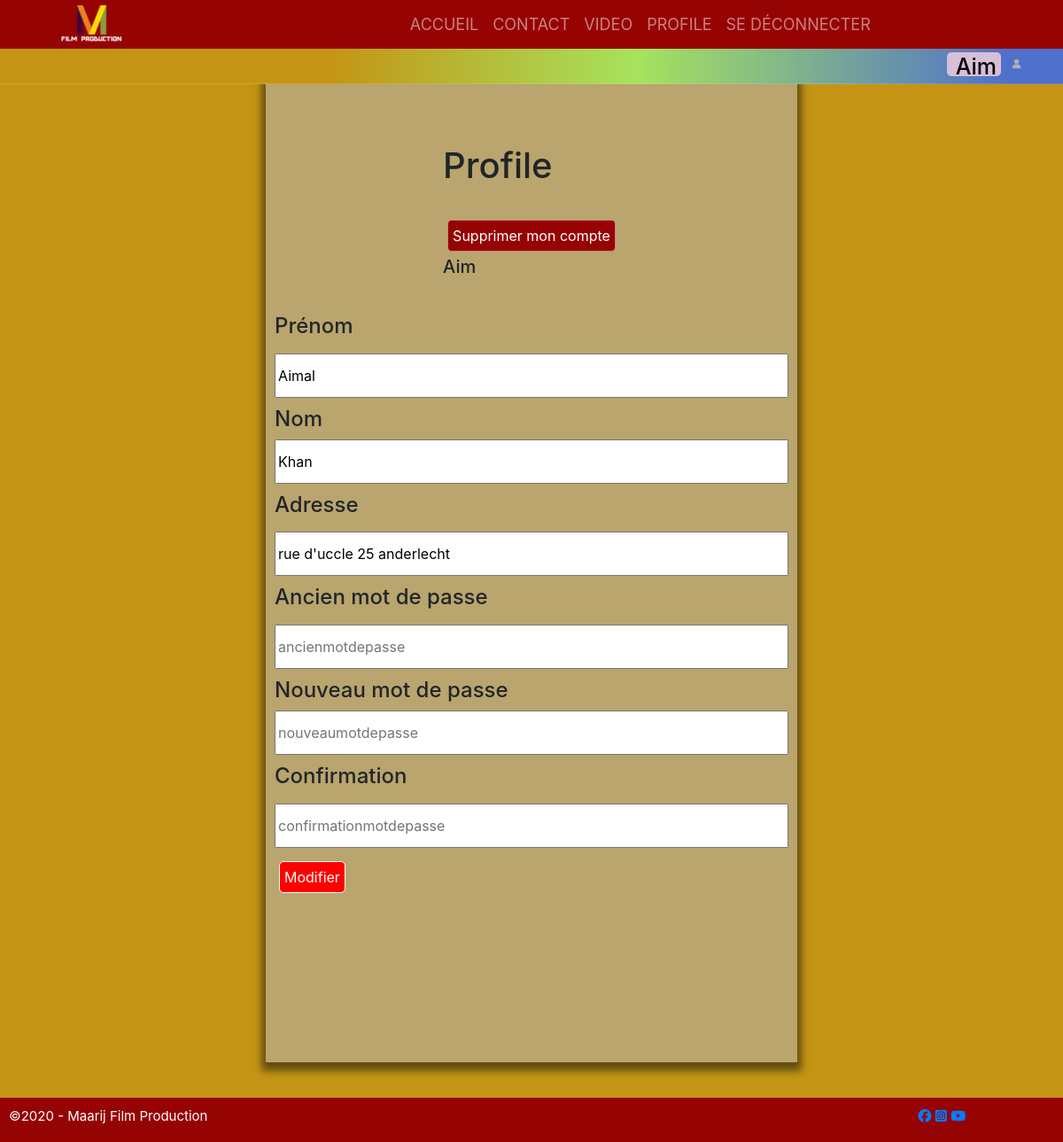
Screenshot of /profile.php (signed in) with the database file from the repository.
### tables this page shows
CREATE TABLE `utilisateur` (
  `userID` varchar(100) NOT NULL,
  `Nom` varchar(100) NOT NULL,
  `prenom` varchar(100) NOT NULL,
  `adresse` varchar(100) NOT NULL,
  `mot_de_passe` varchar(100) NOT NULL,
  `role` varchar(250) NOT NULL
);

### profile.php (the view, shortened to what this page needs)
<?php include('menu.php'); ?>
<link rel="stylesheet" href="./css/style2.css">
    <div class="profile_page_container" style=" height:auto; min-height: 100%;">
    <?php
    $connection = ConnectionBD();
    $login = $_SESSION['login'];
    $select = $connection->query("SELECT * FROM utilisateur  WHERE userID='$login' ");
    $s = $select->fetch(PDO::FETCH_BOTH);
    extract($s); ?>
    <div class="profile_container" style=" height: 100%;">
        <div class="section1">
            <h1>Profile</h1><br>
            <?php
            $select = $connection->prepare("SELECT * FROM utilisateur WHERE userID='$userID' AND role='membre'");
            $select->execute();
            while ($s = $select->fetch(PDO::FETCH_OBJ)) {
            ?>
                <a class="btn" href="deletmembre.php?action=delete&userID=<?= $s->userID ?>&Nom<?= $s->Nom ?>">Supprimer mon compte</a><br>
            <?php
            }
            ?>
            <h5><?= $_SESSION['login'];
                ?></h5>
        </div>
        <div class="section2">
            <form class="" action="profile.php" method="post" id="registrationForm">
                <label for="prenom">
                    <h4>Prénom</h4>
                </label>
                <input name="prenom" placeholder="" title="Maximum 30 caractéres" type="text" value="<?php echo $prenom; ?>" maxlength="30" style="width: 100%; height: 50px; margin-bottom: 10px">
                <h4>Nom</h4>
                <input name="nom" placeholder="" title="Maximum 30 caractéres" type="text" value="<?php echo $Nom; ?>" maxlength="30" style="width: 100%; height: 50px; margin-bottom: 10px">
                <label for="adresse">
                    <h4>Adresse</h4>
                </label>
                <input name="adresse" placeholder="adresse" value="<?php echo $adresse; ?>" title="Maximum 20 caractéres" type="text" value="" maxlength="50" style="width: 100%; height: 50px; margin-bottom: 10px">
                <label for="mdp">
                    <h4>Ancien mot de passe</h4>
                </label>
                <input name="oldmdp" placeholder="ancienmotdepasse" title="Maximum 20 caractéres" type="password" value="" maxlength="12" style="width: 100%; height: 50px; margin-bottom: 10px">
                <h4>Nouveau mot de passe</h4>
                <input name="newmdp1" placeholder="nouveaumotdepasse" title="Maximum 20 caractéres" type="password" value="" maxlength="12" style="width: 100%; height: 50px; margin-bottom: 10px">
                <label for="mdp">
                    <h4>Confirmation</h4>
                </label>
                <input name="newmdp2" placeholder="confirmationmotdepasse" title="Maximum 20 caractéres" type="password" value="" maxlength="12" style="width: 100%; height: 50px; margin-bottom: 10px">
                <button class="btn" type="submit" name="btnModification" style="background-color: red; color: white; border-radius: 5px; padding: 5px; border: 1px white solid; margin: 5px"> Modifier </button>
            </form>
        </div>
    </div>
    </div>
        <?php include('footer.php'); ?>
        <?php
        if (isset($_POST['btnModification'])) {
            $login = $_SESSION['login'];
            extract($_POST);
            if (empty($nom) || empty($prenom) || empty($adresse)) {
                $msg = "Veuillez remplir tous les champs";
            } else {
                if (strlen($nom) < 3  || strlen($nom) > 30) {
                    $msg = "Le nom doit comporter entre 3 et 30 caractères";
                } else if (strlen($prenom) < 3  || strlen($prenom) > 30) {
                    $msg = "Le prénom doit comporter entre 3 et 30 caractères";
                } else if (strlen($adresse) < 3  || strlen($adresse) > 30) {
                    $msg = "L'adresse doit comporter entre 3 et 30 caractères";
                } else {
                    $sql = $connection->query("UPDATE utilisateur SET  Nom='$nom', prenom='$prenom', adresse='$adresse'
            WHERE  userID='$login' LIMIT 1");
                }
                if (!empty($oldmdp)) {
                    $select = $connection->query("SELECT * FROM utilisateur WHERE userID='$login'");
                    $s = $select->fetch(PDO::FETCH_BOTH);
                    if ($oldmdp == $s['mot_de_passe']) {
                        if ($newmdp1 != $newmdp2) {
                            $msg = '<div id ="h2" style="height: 100px; color: black;">Les mots de passe ne correspondent pas </h2>';
                        } else {
                            $sql = $connection->query("UPDATE utilisateur SET mot_de_passe='$newmdp2' WHERE userID='$login' LIMIT 1");
                        }
                    }
                }
                if ($sql == true) {
                    $msg = '<div id ="h2" style="height: 100px; color: black;">Les données ont bien été modifiées </br>Veuillez refrechir la page pour voir le changement!</h2>';
                } else {
                    $sql = false;
                    $msg = '<div id ="h2" style="height: 100px; color: black;">Modification impossible, veuillez contacter l\'administrateur </h2>';
                }
            }
        }
        else {
            exit();
        }
        ?>

### css/style2.css (style rules this page uses)
* { box-sizing: border-box; }
a { text-decoration: none; }
.btn { background: rgb(150, 3, 3); color: white; border-radius: 5px; padding: 5px; border: 1px rgba(255, 255, 255, 0.493) solid; margin: 5px; }
.profile_page_container, .add_video_page_container { background-color: rgb(196, 149, 21); position: relative; display: flex; z-index: -2; justify-content: center; }
.profile_container { display: flex; flex-direction: column; margin-top: 120px; margin-bottom: 200px; align-items: center; justify-content: center; background-color: rgba(177, 178, 179, 0.562); width: 50%; align-self: center; padding: 10px; box-shadow: 0px 5px 8px 5px #0f0e0e85; }

### rows the page displays
utilisateur: prenom "Aimal", nom "Khan", adresse "rue d'uccle 25 anderlecht"

### other values shown
$_SESSION['login'] "Aim"
